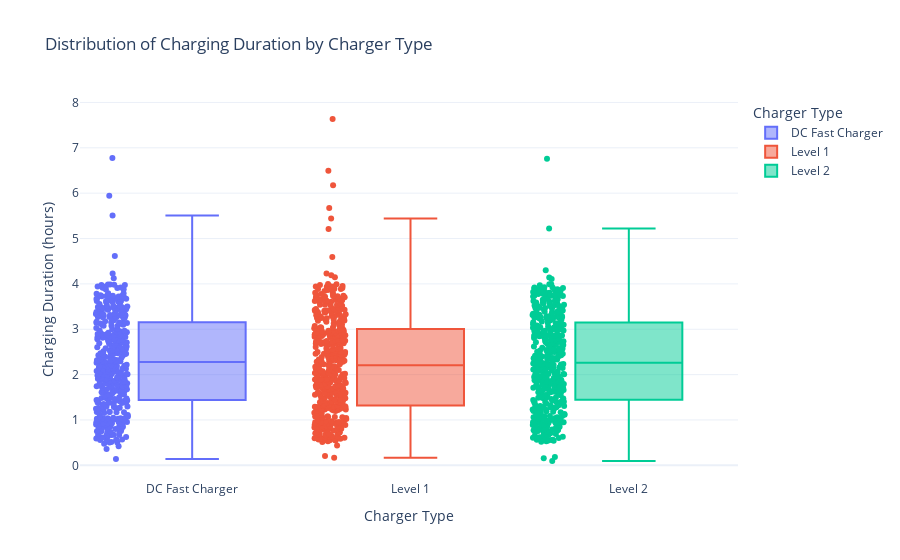

The notebook cell saved with this chart:
### Markdown cell above
### 3.2.4 Distribution of Charging Duration by Charger Type
**Description**  
This box plot shows the distribution of charging durations across charger types. 

**Explanation**  
Comparing the distribution of charging durations

### Code cell
import plotly.express as px

fig = px.box(
    df_avl,
    x="Charger Type",
    y="Charging Duration (hours)",
    color="Charger Type",
    title="Distribution of Charging Duration by Charger Type",
    points="all",  # shows individual points for clarity
)

fig.update_layout(
    xaxis_title="Charger Type",
    yaxis_title="Charging Duration (hours)",
    template="plotly_white"
)

fig.show()

### Figure 1 — Plotly figure (JSON) as saved in the notebook; plotly's stock layout.template omitted (floating-point values rounded to 4 significant figures; data arrays with more than 128 entries replaced by an {"elided": "..."} marker saying what was removed)
{"data": [{"alignmentgroup": "True", "boxpoints": "all", "hovertemplate": "Charger Type=%{x}<br>Charging Duration (hours)=%{y}<extra></extra>", "legendgroup": "DC Fast Charger", "marker": {"color": "#636efa"}, "name": "DC Fast Charger", "notched": false, "offsetgroup": "DC Fast Charger", "orientation": "v", "showlegend": true, "type": "box", "x": {"elided": "430 str values"}, "x0": " ", "xaxis": "x", "y": {"elided": "430 float values"}, "y0": " ", "yaxis": "y"}, {"alignmentgroup": "True", "boxpoints": "all", "hovertemplate": "Charger Type=%{x}<br>Charging Duration (hours)=%{y}<extra></extra>", "legendgroup": "Level 1", "marker": {"color": "#EF553B"}, "name": "Level 1", "notched": false, "offsetgroup": "Level 1", "orientation": "v", "showlegend": true, "type": "box", "x": {"elided": "459 str values"}, "x0": " ", "xaxis": "x", "y": {"elided": "459 float values"}, "y0": " ", "yaxis": "y"}, {"alignmentgroup": "True", "boxpoints": "all", "hovertemplate": "Charger Type=%{x}<br>Charging Duration (hours)=%{y}<extra></extra>", "legendgroup": "Level 2", "marker": {"color": "#00cc96"}, "name": "Level 2", "notched": false, "offsetgroup": "Level 2", "orientation": "v", "showlegend": true, "type": "box", "x": {"elided": "431 str values"}, "x0": " ", "xaxis": "x", "y": {"elided": "431 float values"}, "y0": " ", "yaxis": "y"}], "layout": {"boxmode": "overlay", "legend": {"title": {"text": "Charger Type"}, "tracegroupgap": 0}, "title": {"text": "Distribution of Charging Duration by Charger Type"}, "xaxis": {"anchor": "y", "categoryarray": ["DC Fast Charger", "Level 1", "Level 2"], "categoryorder": "array", "domain": [0, 1], "title": {"text": "Charger Type"}}, "yaxis": {"anchor": "x", "domain": [0, 1], "title": {"text": "Charging Duration (hours)"}}}}
